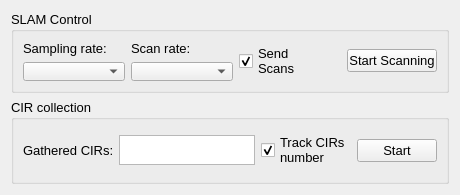
<?xml version="1.0" encoding="UTF-8"?>
<ui version="4.0">
 <class>SlamControlWidget</class>
 <widget class="QWidget" name="SlamControlWidget">
  <property name="geometry">
   <rect>
    <x>0</x>
    <y>0</y>
    <width>460</width>
    <height>195</height>
   </rect>
  </property>
  <property name="sizePolicy">
   <sizepolicy hsizetype="Preferred" vsizetype="Preferred">
    <horstretch>0</horstretch>
    <verstretch>0</verstretch>
   </sizepolicy>
  </property>
  <property name="minimumSize">
   <size>
    <width>0</width>
    <height>0</height>
   </size>
  </property>
  <property name="windowTitle">
   <string>Form</string>
  </property>
  <layout class="QVBoxLayout" name="verticalLayout_4">
   <item>
    <widget class="QGroupBox" name="groupBox">
     <property name="minimumSize">
      <size>
       <width>0</width>
       <height>82</height>
      </size>
     </property>
     <property name="maximumSize">
      <size>
       <width>16777215</width>
       <height>82</height>
      </size>
     </property>
     <property name="font">
      <font>
       <pointsize>10</pointsize>
      </font>
     </property>
     <property name="title">
      <string>SLAM Control</string>
     </property>
     <layout class="QHBoxLayout" name="horizontalLayout">
      <item>
       <layout class="QVBoxLayout" name="verticalLayout_2">
        <item>
         <widget class="QLabel" name="label">
          <property name="font">
           <font>
            <pointsize>10</pointsize>
           </font>
          </property>
          <property name="text">
           <string>Sampling rate:</string>
          </property>
         </widget>
        </item>
        <item>
         <widget class="QComboBox" name="comboBox">
          <property name="font">
           <font>
            <pointsize>10</pointsize>
           </font>
          </property>
         </widget>
        </item>
       </layout>
      </item>
      <item>
       <layout class="QVBoxLayout" name="verticalLayout">
        <item>
         <widget class="QLabel" name="label_2">
          <property name="font">
           <font>
            <pointsize>10</pointsize>
           </font>
          </property>
          <property name="text">
           <string>Scan rate:</string>
          </property>
         </widget>
        </item>
        <item>
         <widget class="QComboBox" name="comboBox_2">
          <property name="font">
           <font>
            <pointsize>10</pointsize>
           </font>
          </property>
         </widget>
        </item>
       </layout>
      </item>
      <item>
       <widget class="QCheckBox" name="sendScansBox">
        <property name="font">
         <font>
          <pointsize>10</pointsize>
         </font>
        </property>
        <property name="text">
         <string>Send
Scans</string>
        </property>
        <property name="checked">
         <bool>true</bool>
        </property>
       </widget>
      </item>
      <item>
       <widget class="QPushButton" name="scanButton">
        <property name="maximumSize">
         <size>
          <width>90</width>
          <height>16777215</height>
         </size>
        </property>
        <property name="font">
         <font>
          <pointsize>10</pointsize>
         </font>
        </property>
        <property name="text">
         <string>Start Scanning</string>
        </property>
        <property name="checkable">
         <bool>true</bool>
        </property>
       </widget>
      </item>
     </layout>
    </widget>
   </item>
   <item>
    <widget class="QGroupBox" name="groupBox_2">
     <property name="sizePolicy">
      <sizepolicy hsizetype="Preferred" vsizetype="Maximum">
       <horstretch>0</horstretch>
       <verstretch>0</verstretch>
      </sizepolicy>
     </property>
     <property name="maximumSize">
      <size>
       <width>16777215</width>
       <height>89</height>
      </size>
     </property>
     <property name="font">
      <font>
       <pointsize>10</pointsize>
      </font>
     </property>
     <property name="title">
      <string>CIR collection</string>
     </property>
     <layout class="QHBoxLayout" name="horizontalLayout_2">
      <item>
       <widget class="QLabel" name="label_3">
        <property name="maximumSize">
         <size>
          <width>90</width>
          <height>16777215</height>
         </size>
        </property>
        <property name="font">
         <font>
          <pointsize>10</pointsize>
         </font>
        </property>
        <property name="text">
         <string>Gathered CIRs:</string>
        </property>
       </widget>
      </item>
      <item>
       <widget class="QPlainTextEdit" name="plainTextEdit">
        <property name="maximumSize">
         <size>
          <width>500</width>
          <height>30</height>
         </size>
        </property>
       </widget>
      </item>
      <item>
       <widget class="QCheckBox" name="sendCIRnoBox">
        <property name="font">
         <font>
          <pointsize>10</pointsize>
         </font>
        </property>
        <property name="text">
         <string>Track CIRs
number</string>
        </property>
        <property name="checked">
         <bool>true</bool>
        </property>
       </widget>
      </item>
      <item>
       <widget class="QPushButton" name="cirButton">
        <property name="maximumSize">
         <size>
          <width>90</width>
          <height>16777215</height>
         </size>
        </property>
        <property name="font">
         <font>
          <pointsize>10</pointsize>
         </font>
        </property>
        <property name="text">
         <string>Start</string>
        </property>
        <property name="checkable">
         <bool>true</bool>
        </property>
       </widget>
      </item>
     </layout>
    </widget>
   </item>
  </layout>
 </widget>
 <resources/>
 <connections>
  <connection>
   <sender>scanButton</sender>
   <signal>toggled(bool)</signal>
   <receiver>SlamControlWidget</receiver>
   <slot>onStartScanning(bool)</slot>
   <hints>
    <hint type="sourcelabel">
     <x>335</x>
     <y>51</y>
    </hint>
    <hint type="destinationlabel">
     <x>229</x>
     <y>109</y>
    </hint>
   </hints>
  </connection>
  <connection>
   <sender>cirButton</sender>
   <signal>toggled(bool)</signal>
   <receiver>SlamControlWidget</receiver>
   <slot>onStartCirCollection(bool)</slot>
   <hints>
    <hint type="sourcelabel">
     <x>403</x>
     <y>148</y>
    </hint>
    <hint type="destinationlabel">
     <x>229</x>
     <y>97</y>
    </hint>
   </hints>
  </connection>
 </connections>
 <slots>
  <slot>onStartScanning(bool)</slot>
  <slot>onStartCirCollection(bool)</slot>
 </slots>
</ui>
